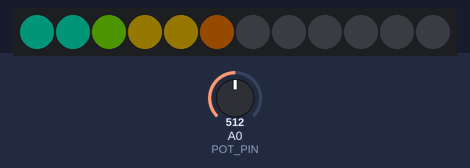
A sketch run on a simulated Arduino Uno, built with avr-gcc and run on an emulated ATmega328P. Shown: 12 RGB LEDs in strip order, left to right. The inputs (shaded band) are chosen by the test bench; at power-on: A0 (POT_PIN) = 512. Dim RGB values are drawn brighter than linear.

Above: at 1.2 s.
1.3 s: A0 (POT_PIN) set to 716
At 1.8 s:
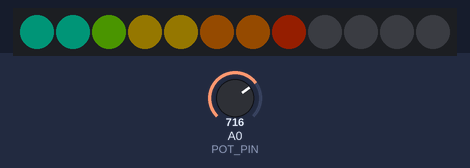
2.8 s: A0 (POT_PIN) set to 511
At 3.6 s:
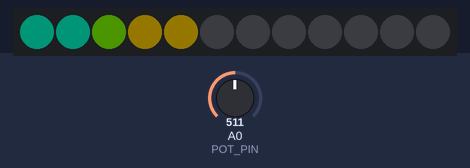
4.3 s: A0 (POT_PIN) set to 306
At 4.7 s:
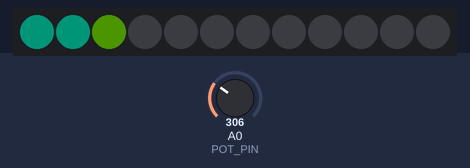
5.8 s: A0 (POT_PIN) set to 122
At 6.4 s:
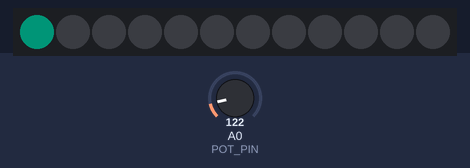
7.3 s: A0 (POT_PIN) set to 0
At 8.0 s:
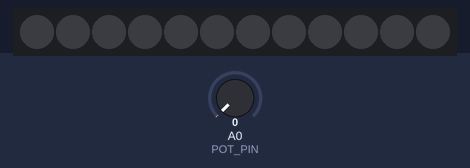
Timing chart, 0 to 9.8 s (numbered marks = the images above; inputs shaded):
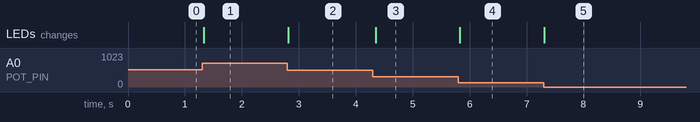

The sketch:

avec_potentiom_tre.ino
```cpp
#include <Arduino.h>
#include <Adafruit_NeoPixel.h>

#define PIN 12             // Broche de la bande LED
#define NUMPIXELS 12       // Nombre total de LEDs
#define POT_PIN A0         // Broche du potentiomètre

Adafruit_NeoPixel strip(NUMPIXELS, PIN, NEO_GRB + NEO_KHZ800);

// Définir les 10 couleurs RGB
struct RGB {
  int r, g, b;
};

RGB colors[10] = {
  {0, 255, 204},
  {128, 255, 0},
  {255, 204, 0},
  {255, 204, 0},
  {255, 128, 0},
  {255, 51, 0},
  {255, 0, 0},
  {255, 0, 0}
};

void setup() {
  strip.begin();
  strip.setBrightness(20); // Luminosité
  strip.show();
}

void loop() {
  int potValue = analogRead(POT_PIN);                // Lire la valeur du potentiomètre (0-1023)
  int numLedsToLight = map(potValue, 0, 1023, 0, NUMPIXELS); // Calculer le nombre de LEDs allumées

  // Allumer chaque LED avec une couleur qui va du bleu au rouge, en passant par le vert et le jaune
  for (int i = 0; i < NUMPIXELS; i++) {
    if (i < numLedsToLight) {
      // La couleur change progressivement en fonction de l'indice de la LED
      int currentColorIndex = (i * 9) / (NUMPIXELS - 1); // Calculer l'indice de couleur basé sur l'emplacement de la LED
      RGB selectedColor = colors[currentColorIndex]; // Sélectionne la couleur
      strip.setPixelColor(i, strip.Color(selectedColor.r, selectedColor.g, selectedColor.b)); // Applique la couleur
    } else {
      // Éteindre les LEDs restantes
      strip.setPixelColor(i, strip.Color(0, 0, 0));
    }
  }

  strip.show();  // Met à jour les LEDs
  delay(50);     // Pause pour une transition fluide
}
```

Measured:
- after the input at 1.3 s, the LEDs: change at once (image 1)
- after the input at 2.8 s, the LEDs: change at once (image 2)
- after the input at 4.3 s, the LEDs: change after 0.05 s (image 3)
- after the input at 5.8 s, the LEDs: change at once (image 4)
- after the input at 7.3 s, the LEDs: change at once (image 5)
